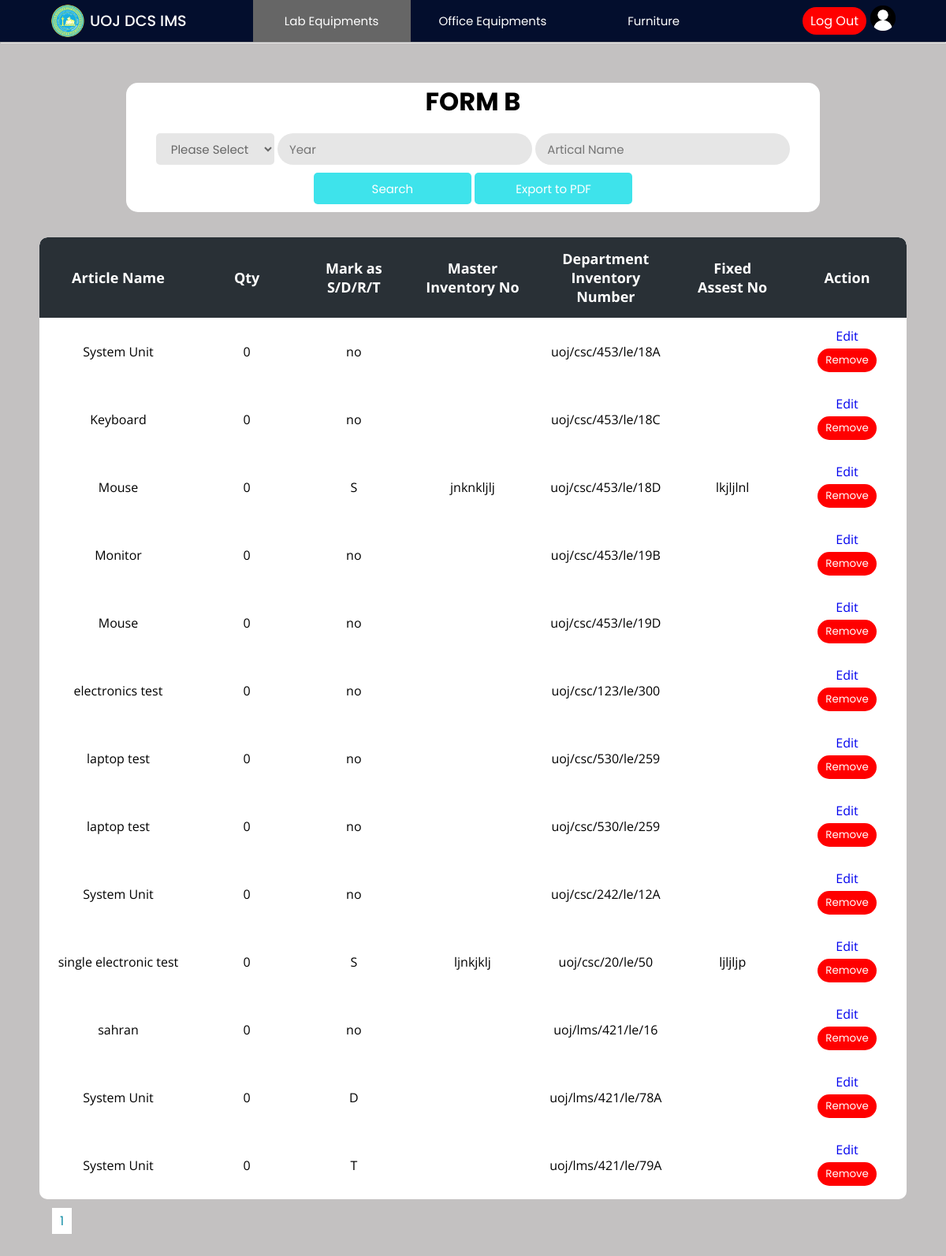
Screenshot of /Project/lab/formB/labForm_B.php (signed in) with the database file from the repository.
### tables this page shows
CREATE TABLE `formb_table` (
  `article` varchar(200) NOT NULL,
  `quantity` int(11) NOT NULL,
  `sdrt` varchar(3) NOT NULL,
  `master_inventory_no` varchar(50) NOT NULL,
  `dept_Inventory_no` varchar(50) NOT NULL,
  `fixed_asset_no` varchar(50) NOT NULL,
  `remarks` varchar(200) NOT NULL
);

### Project/lab/formB/labForm_B.php (the view, shortened to what this page needs)
<?php
include("formBTable.php");
$rowsPerPage = 10;
$queryinvoice = "SELECT * FROM formb_table";
$totalRows = mysqli_num_rows(mysqli_query($con, "SELECT * FROM invoice"));
$totalPages = ceil($totalRows / $rowsPerPage);
?>
<!DOCTYPE html>
<html lang="en">
<head>
    <link rel="stylesheet" href="../../css/lab.css">
    <link rel="stylesheet" href="../../css/main.css">
</head>
<body>
    <?php include "../../header/header.php"; ?>
    <hr>
    <div class="main-container">
        <div class="container">
            <h2>FORM B</h2>
            <div>
                <form action="labForm_B.php" method="get">
                    <select name="type">
                        <option value="">Please Select</option>
                    </select>
                    <input type="number" placeholder="Year" name="year" value="<?php if (isset($_POST['year'])) {echo $_POST['year'];} ?>" />
                    <input type="text" placeholder="Artical Name" name="name" value="<?php if (isset($_POST['name'])) {echo $_POST['name'];} ?>" />
                    <input class="button" type="submit" name="search" value="Search" />
                    <input class="button" type="submit" name="export" value="Export to PDF" />
                </form>
            </div>
        </div>
        <div class="table-con">
            <table>
                <thead>
                    <tr>
                        <th>Article Name</th>
                        <th>Qty</th>
                        <th>Mark as S/D/R/T</th>
                        <th>Master Inventory No</th>
                        <th>Department Inventory Number</th>
                        <th>Fixed Assest No</th>
                        <th>Action</th>
                    </tr>
                </thead>
                <tbody>
                    <?php
                    $resultinvoice = mysqli_query($con, $queryinvoice);
                    while ($rowinvoice = mysqli_fetch_assoc($resultinvoice)) {
                    ?>
                        <tr>
                            <td class="name"><?php echo $rowinvoice['article'] ?></td>
                            <td><?php echo $rowinvoice['quantity'] ?></td>
                            <td><?php echo $rowinvoice['sdrt'] ?></td>
                            <td><?php echo $rowinvoice['master_inventory_no'] ?></td>
                            <td><?php echo $rowinvoice['dept_Inventory_no'] ?></td>
                            <td><?php echo $rowinvoice['fixed_asset_no'] ?></td>
                            <td>
                                <a href="addData.php?id=<?php echo $rowinvoice['dept_Inventory_no'] ?>" > Edit </a>
                                <form method="post" action="actionItem.php">
                                    <button class="logout" type="submit" onclick="return confirm('Are you sure to remove this record ?')">Remove</button>
                                </form>
                            </td>
                        </tr>
                    <?php
                    }
                    ?>
                </tbody>
            </table>
        </div>
        <div class="pagination" style="margin:15px;">
            <?php
            for ($i = 1; $i <= $totalPages; $i++) {
                echo '<a href="?page=' . $i . '" style="margin:1px;background-color: #fff; color: #1690A7; border: none; padding: 5px 10px; cursor: pointer; width:5px;">' . $i . '</a>';
            }
            ?>
        </div>
    </div>
</body>
</html>

### Project/css/lab.css (style rules this page uses)
.main-container { padding: 50px; min-height: 100vh; height: fit-content; background: rgb(195, 193, 193); }
.container { text-align: center; background-color: white; border-radius: 15px; width: 80%; margin: auto; margin-bottom: 2rem; padding: 0 0 10px 0; }
h2 { font-size: 2rem; margin-bottom: 1rem; font-family: 'Poppins', sans-serif; }
select { font-size: 15px; color: #666; background: #e6e6e6; height: 40px; border-radius: 5px; padding: 0 15px 0 15px; border: none; font-family: 'Poppins', sans-serif; width: 150px; }
option { font-size: 15px; color: #666; background: #e6e6e6; height: 40px; border-radius: 5px; padding: 0 15px 0 15px; border: none; font-family: 'Poppins', sans-serif; }
.button { background: #3ee3eb; color: white; cursor: pointer; height: 40px; border-radius: 5px; padding: 0 15px 0 15px; border: none; font-family: 'Poppins', sans-serif; width: 200px; margin-top: 10px; }
table { border-collapse: collapse; border-radius: 10px; overflow: hidden; max-width: 100%; margin: 0 auto; position: relative; }
.table-con { border-collapse: collapse; background: #fff; border-radius: 10px; margin: auto; position: relative; font-family: 'Open Sans'; text-align: center; background: #fff; overflow: auto; }
.table-con td.name { max-width: 200px; word-wrap: break-word; min-width: 200px; }
th { width: 200px; font-size: 18px; background: #293036; color: white; padding: 15px; }
td { padding: 12px; }
input { font-size: 15px; color: #666; background: #e6e6e6; height: 40px; border-radius: 20px; padding: 0 15px 0 15px; border: none; font-family: 'Poppins', sans-serif; }
.logout { margin: 5px; background-color: #ff0000; color: #ffffff; border: none; padding: 5px 10px; cursor: pointer; }

### Project/css/main.css (style rules this page uses)
* { margin: 0; padding: 0; text-decoration: none; box-sizing: border-box; }
:root { --bg-gradient: linear-gradient(-135deg, #01064a, #21acc2); --bg-gray: #e6e6e6; --text-color: #666; --inp-color: #57b846; }
body { font-family: 'Poppins', sans-serif; }

### Project/css/header.css (style rules this page uses)
* { margin: 0; padding: 0; text-decoration: none; box-sizing: border-box; }
:root { background: linear-gradient(-135deg, #01064a, #21acc2); --bg-gray: #e6e6e6; --text-color: #666; --inp-color: #57b846; }
body { font-family: 'Poppins', sans-serif; }
button { border: none; padding: 3px 4px; border-radius: 3px; font-family: 'Poppins', sans-serif; margin-right: 10px; }
.logout { margin: 5px; background-color: #ff0000; color: #ffffff; border: none; padding: 5px 10px; cursor: pointer; border-radius: 20cqb; }

### rows the page displays
formb_table: article "System Unit", quantity "0", sdrt "no", dept_Inventory_no "uoj/csc/453/le/18A"
formb_table: article "Keyboard", quantity "0", sdrt "no", dept_Inventory_no "uoj/csc/453/le/18C"
formb_table: article "Mouse", quantity "0", sdrt "S", master_inventory_no "jnknkljlj", dept_Inventory_no "uoj/csc/453/le/18D", fixed_asset_no "lkjljlnl"
formb_table: article "Monitor", quantity "0", sdrt "no", dept_Inventory_no "uoj/csc/453/le/19B"
formb_table: article "Mouse", quantity "0", sdrt "no", dept_Inventory_no "uoj/csc/453/le/19D"
formb_table: article "electronics test", quantity "0", sdrt "no", dept_Inventory_no "uoj/csc/123/le/300"
formb_table: article "laptop test", quantity "0", sdrt "no", dept_Inventory_no "uoj/csc/530/le/259"
formb_table: article "laptop test", quantity "0", sdrt "no", dept_Inventory_no "uoj/csc/530/le/259"
formb_table: article "System Unit", quantity "0", sdrt "no", dept_Inventory_no "uoj/csc/242/le/12A"
formb_table: article "single electronic test", quantity "0", sdrt "S", master_inventory_no "ljnkjklj", dept_Inventory_no "uoj/csc/20/le/50", fixed_asset_no "ljljljp"
formb_table: article "sahran", quantity "0", sdrt "no", dept_Inventory_no "uoj/lms/421/le/16"
formb_table: article "System Unit", quantity "0", sdrt "D", dept_Inventory_no "uoj/lms/421/le/78A"
formb_table: article "System Unit", quantity "0", sdrt "T", dept_Inventory_no "uoj/lms/421/le/79A"
